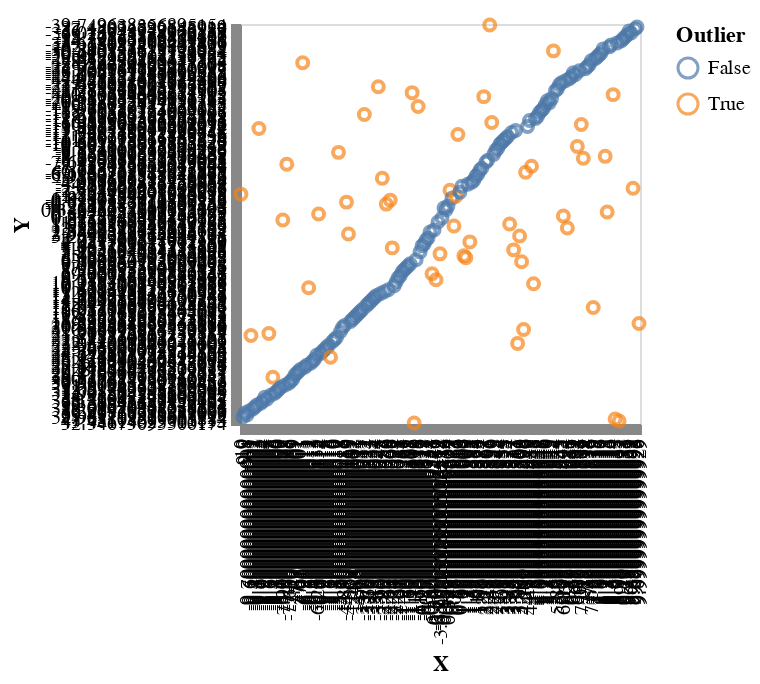

This figure's notebook cell:
### Code cell
baseData = dataFromColumns [ ]
  . dataColumn "X" (Numbers range)
  . dataColumn "Y" (Numbers (fst <$> samples))
  . dataColumn "Outlier" (Strings (T.pack . show . snd <$> samples))

baseEncoding = encoding
                    . position X [ PName "X" ]
                    . position Y [ PName "Y" ]
                    . color [ MName "Outlier"]

showPlot enc dat = vlShow $ toVegaLite [ 
            dat [],
            mark Point []
              , enc []
              , width 200
              , height 200
              ]

showPlot baseEncoding baseData

### Figure 1 — Vega-Lite specification as saved in the notebook (floating-point values rounded to 4 significant figures; data arrays with more than 128 entries replaced by an {"elided": "..."} marker saying what was removed)
{"height": 200, "data": {"values": {"elided": "201 records"}}, "$schema": "https://vega.github.io/schema/vega-lite/v4.json", "encoding": {"color": {"field": "Outlier"}, "y": {"field": "Y"}, "x": {"field": "X"}}, "mark": "point", "width": 200}
